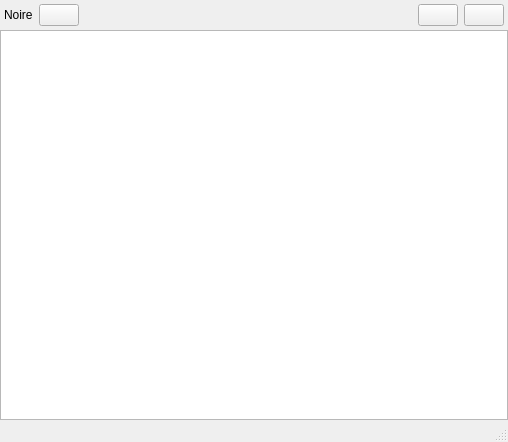
<?xml version="1.0" encoding="UTF-8"?>
<ui version="4.0">
 <class>Window</class>
 <widget class="QMainWindow" name="Window">
  <property name="geometry">
   <rect>
    <x>0</x>
    <y>0</y>
    <width>508</width>
    <height>442</height>
   </rect>
  </property>
  <property name="windowTitle">
   <string/>
  </property>
  <property name="styleSheet">
   <string notr="true"/>
  </property>
  <widget class="QWidget" name="centralwidget_">
   <layout class="QVBoxLayout" name="centralWidgetLayout">
    <property name="spacing">
     <number>0</number>
    </property>
    <property name="leftMargin">
     <number>0</number>
    </property>
    <property name="topMargin">
     <number>0</number>
    </property>
    <property name="rightMargin">
     <number>0</number>
    </property>
    <property name="bottomMargin">
     <number>0</number>
    </property>
    <item>
     <widget class="QFrame" name="header">
      <property name="styleSheet">
       <string notr="true"/>
      </property>
      <property name="frameShape">
       <enum>QFrame::NoFrame</enum>
      </property>
      <property name="frameShadow">
       <enum>QFrame::Plain</enum>
      </property>
      <property name="lineWidth">
       <number>0</number>
      </property>
      <layout class="QHBoxLayout" name="horizontalLayout">
       <property name="leftMargin">
        <number>4</number>
       </property>
       <property name="topMargin">
        <number>4</number>
       </property>
       <property name="rightMargin">
        <number>4</number>
       </property>
       <property name="bottomMargin">
        <number>4</number>
       </property>
       <item>
        <widget class="QLabel" name="applicationIcon_">
         <property name="text">
          <string>Noire</string>
         </property>
        </widget>
       </item>
       <item>
        <widget class="QPushButton" name="menuButton_">
         <property name="text">
          <string/>
         </property>
        </widget>
       </item>
       <item>
        <spacer name="horizontalSpacer">
         <property name="orientation">
          <enum>Qt::Horizontal</enum>
         </property>
         <property name="sizeHint" stdset="0">
          <size>
           <width>40</width>
           <height>20</height>
          </size>
         </property>
        </spacer>
       </item>
       <item>
        <widget class="QLabel" name="usernameLabel_">
         <property name="text">
          <string/>
         </property>
        </widget>
       </item>
       <item>
        <widget class="QPushButton" name="authorizeButton_">
         <property name="sizePolicy">
          <sizepolicy hsizetype="Fixed" vsizetype="Fixed">
           <horstretch>0</horstretch>
           <verstretch>0</verstretch>
          </sizepolicy>
         </property>
         <property name="minimumSize">
          <size>
           <width>0</width>
           <height>0</height>
          </size>
         </property>
         <property name="toolTip">
          <string>Authorize the client</string>
         </property>
         <property name="styleSheet">
          <string notr="true"/>
         </property>
         <property name="text">
          <string/>
         </property>
         <property name="iconSize">
          <size>
           <width>24</width>
           <height>24</height>
          </size>
         </property>
        </widget>
       </item>
       <item>
        <widget class="QPushButton" name="logoutButton_">
         <property name="toolTip">
          <string>Log off</string>
         </property>
         <property name="text">
          <string/>
         </property>
        </widget>
       </item>
      </layout>
     </widget>
    </item>
    <item>
     <widget class="QGraphicsView" name="graphicsView"/>
    </item>
   </layout>
  </widget>
  <widget class="QStatusBar" name="statusbar"/>
 </widget>
 <resources/>
 <connections/>
</ui>
